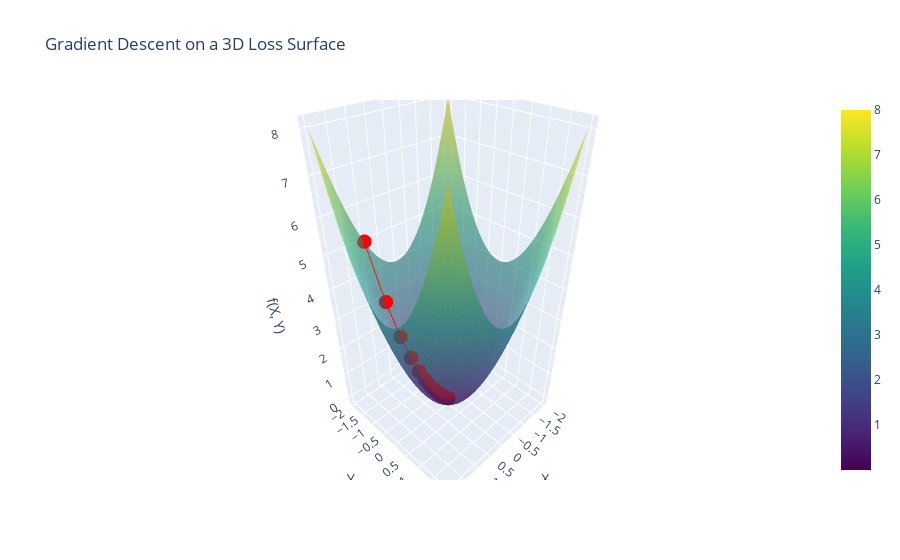

Notebook code cell kept with this figure:
### Code cell
import numpy as np
import plotly.graph_objects as go
import pandas as pd

# Define the function and its gradient
def f(x, y):
    return x**2 + y**2

def gradient(x, y):
    return np.array([2*x, 2*y])

# Gradient descent parameters
learning_rate = 0.1
num_steps = 30
initial_point = np.array([1.0, -2.0])

# Perform gradient descent and store results
points = []
x, y = initial_point

for step in range(num_steps):
    f_val = f(x, y)
    grad = gradient(x, y)
    points.append([step, x, y, f_val, grad[0], grad[1]])
    
    # Update x, y
    x -= learning_rate * grad[0]
    y -= learning_rate * grad[1]

# Convert to NumPy array
points = np.array(points)

# Generate surface grid
X = np.linspace(-2, 2, 100)
Y = np.linspace(-2, 2, 100)
X, Y = np.meshgrid(X, Y)
Z = f(X, Y)

# Create 3D surface plot
fig = go.Figure()
fig.add_trace(go.Surface(z=Z, x=X, y=Y, colorscale='Viridis', opacity=0.6))

# Add gradient descent path
fig.add_trace(go.Scatter3d(x=points[:, 1], y=points[:, 2], z=points[:, 3],
                           mode='markers+lines', marker=dict(size=5, color='red')))

fig.update_layout(title="Gradient Descent on a 3D Loss Surface",
                  scene=dict(xaxis_title='X', yaxis_title='Y', zaxis_title='f(X, Y)'))

fig.show()

# Convert to DataFrame
df = pd.DataFrame(points, columns=["Step", "x", "y", "f(x, y)", "∇f_x", "∇f_y"])

# Apply styling
styled_df = df.style.set_properties(**{
    'text-align': 'center',  # Center align text
    'border': '1px solid black',  # Add table borders
}).set_table_styles([
    {'selector': 'th', 'props': [('font-weight', 'bold'), ('background-color', '#4CAF50'), ('color', 'white')]}
]).background_gradient(subset=["f(x, y)"], cmap="coolwarm")  # Gradient color on function values

# Display the styled DataFrame
styled_df

### Figure 1 — Plotly figure (JSON) as saved in the notebook; plotly's stock layout.template omitted (floating-point values rounded to 4 significant figures; data arrays with more than 128 entries replaced by an {"elided": "..."} marker saying what was removed)
{"data": [{"colorscale": [[0, "#440154"], [0.1111, "#482878"], [0.2222, "#3e4989"], [0.3333, "#31688e"], [0.4444, "#26828e"], [0.5556, "#1f9e89"], [0.6667, "#35b779"], [0.7778, "#6ece58"], [0.8889, "#b5de2b"], [1, "#fde725"]], "opacity": 0.6, "type": "surface", "x": {"elided": "100x100 float values"}, "y": {"elided": "100x100 float values"}, "z": {"elided": "100x100 float values"}}, {"marker": {"color": "red", "size": 5}, "mode": "markers+lines", "type": "scatter3d", "x": [1.0, 0.8, 0.64, 0.512, 0.4096, 0.3277, 0.2621, 0.2097, 0.1678, 0.1342, 0.1074, 0.0859, 0.06872, 0.05498, 0.04398, 0.03518, 0.02815, 0.02252, 0.01801, 0.01441, 0.01153, 0.009223, 0.007379, 0.005903, 0.004722, 0.003778, 0.003022, 0.002418, 0.001934, 0.001547], "y": [-2.0, -1.6, -1.28, -1.024, -0.8192, -0.6554, -0.5243, -0.4194, -0.3355, -0.2684, -0.2147, -0.1718, -0.1374, -0.11, -0.08796, -0.07037, -0.05629, -0.04504, -0.03603, -0.02882, -0.02306, -0.01845, -0.01476, -0.01181, -0.009445, -0.007556, -0.006045, -0.004836, -0.003869, -0.003095], "z": [5.0, 3.2, 2.048, 1.311, 0.8389, 0.5369, 0.3436, 0.2199, 0.1407, 0.09007, 0.05765, 0.03689, 0.02361, 0.01511, 0.009671, 0.00619, 0.003961, 0.002535, 0.001623, 0.001038, 0.0006646, 0.0004254, 0.0002722, 0.0001742, 0.0001115, 7.136e-05, 4.567e-05, 2.923e-05, 1.871e-05, 1.197e-05]}], "layout": {"scene": {"xaxis": {"title": {"text": "X"}}, "yaxis": {"title": {"text": "Y"}}, "zaxis": {"title": {"text": "f(X, Y)"}}}, "title": {"text": "Gradient Descent on a 3D Loss Surface"}}}
